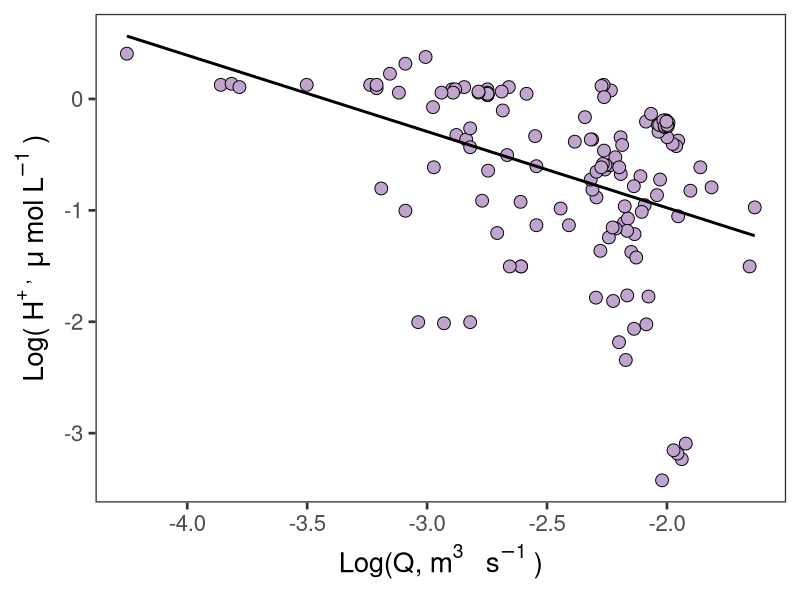
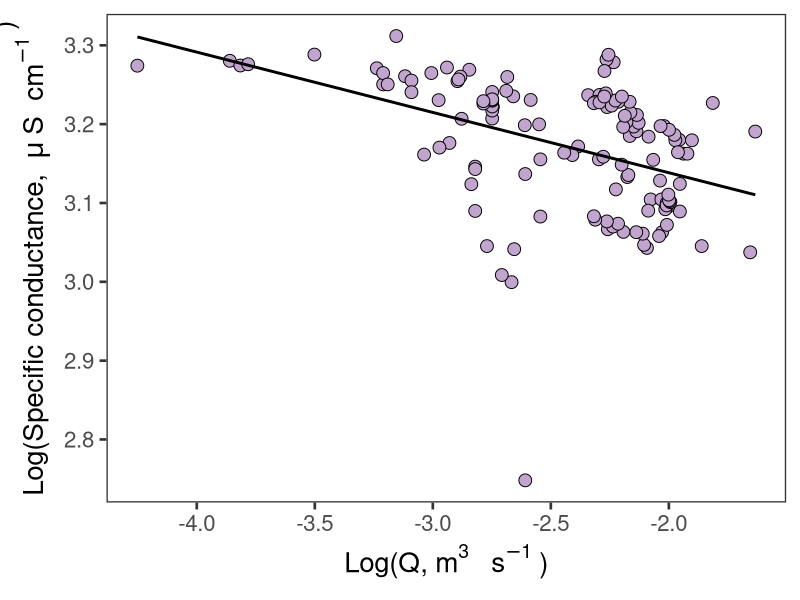
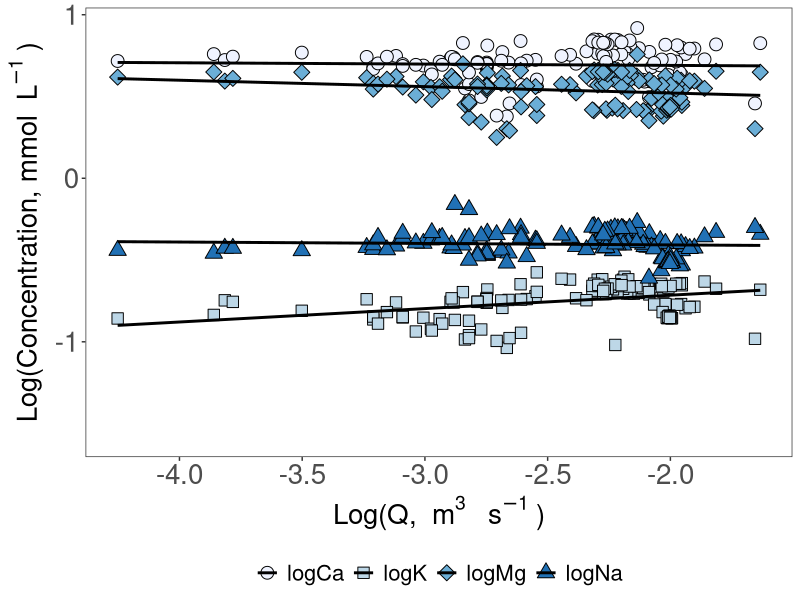
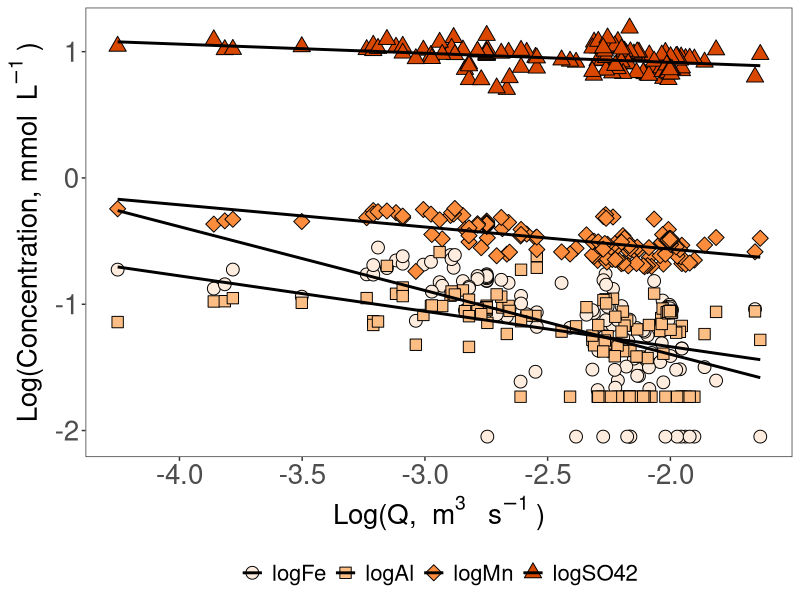
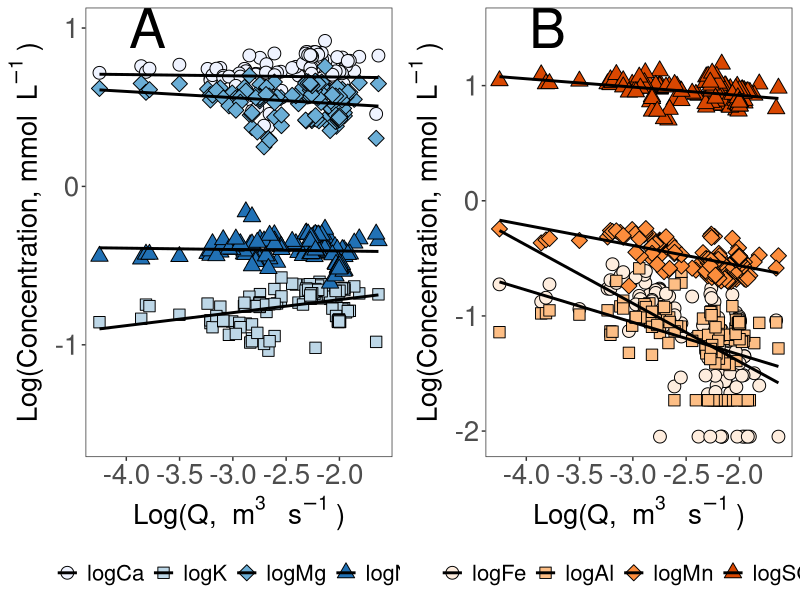
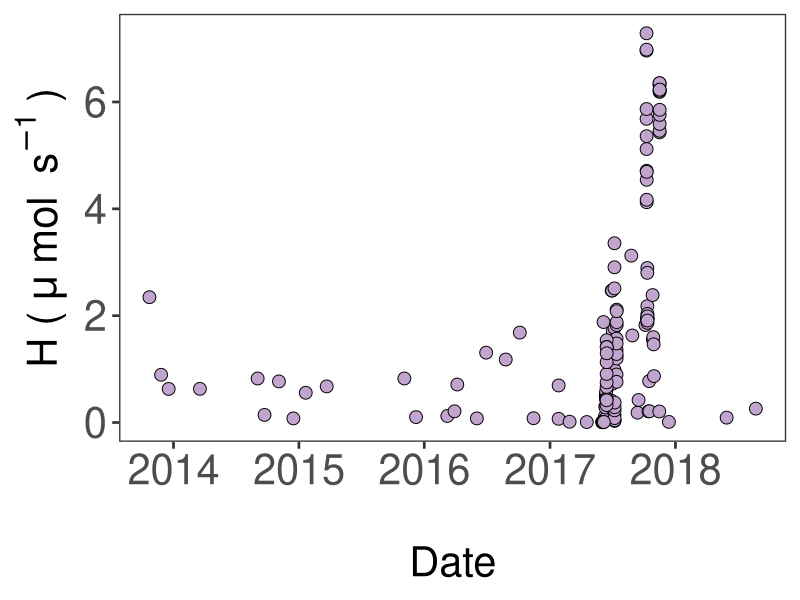
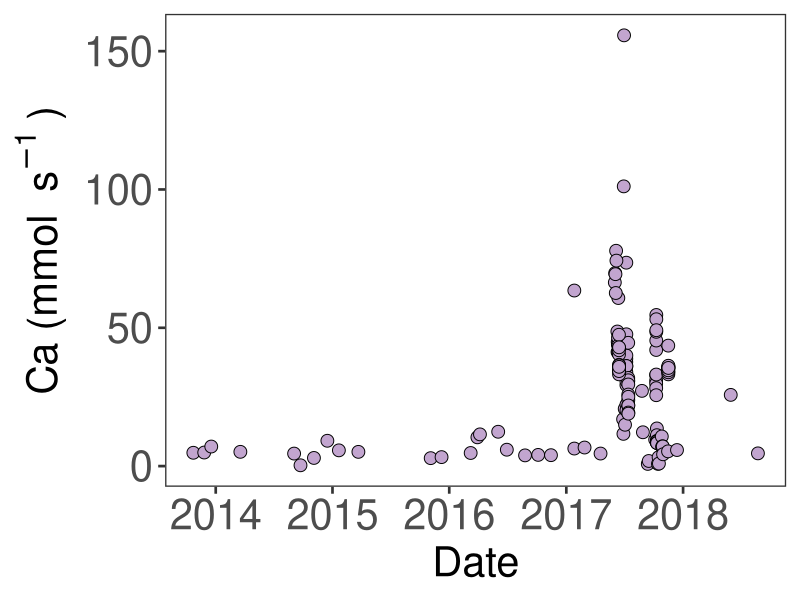
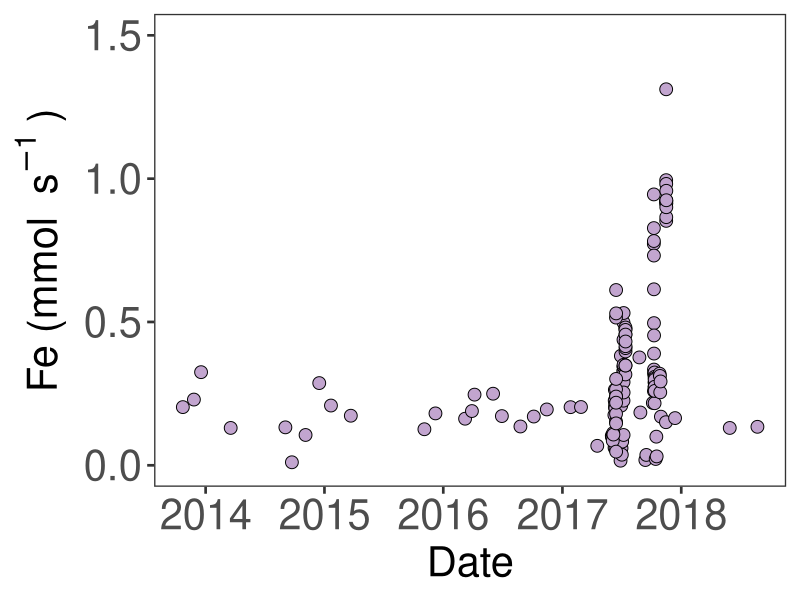

The R script that drew these images, in order:
# Rename columns to be R friendly

newname<-c("sample_name","date_and_time","Q_m3s","Al_mgL","Ca_mgL","Fe_mgL","K_mgL","Mg_mgL","Mn_mgL","Na_mgL","SO42_mgL","pH","EC")
CQ<-read.csv(file="CQ.csv",header=TRUE)
colnames(CQ)<-newname

#Transform mg/L to mmol/L

CQ$Al_mmolL<-(CQ$Al_mgL/26.982)
CQ$Ca_mmolL<-(CQ$Ca_mgL/40.08)
CQ$Fe_mmolL<-(CQ$Fe_mgL/55.845)
CQ$K_mmolL<-(CQ$K_mgL/39.099)
CQ$Mg_mmolL<-(CQ$Mg_mgL/24.305)
CQ$Mn_mmolL<-(CQ$Mn_mgL/54.938)
CQ$Na_mmolL<-(CQ$Na_mgL/22.99)
CQ$SO42_mmolL<-(CQ$SO42_mgL/96.06)

#Transform pH to H+ mg/L

CQ$H_mgL<-(10^(-1*CQ$pH))

#H mg/L to mu/L
CQ$H_umolL<-((1000/1.008)*CQ$H_mgL)

#Take the log of everything

CQ$logQ<-(log10(CQ$Q_m3s))
CQ$logAl<-(log10(CQ$Al_mmolL))
CQ$logCa<-(log10(CQ$Ca_mmolL))
CQ$logFe<-(log10(CQ$Fe_mmolL))
CQ$logK<-(log10(CQ$K_mmolL))
CQ$logMg<-(log10(CQ$Mg_mmolL))
CQ$logMn<-(log10(CQ$Mn_mmolL))
CQ$logNa<-(log10(CQ$Na_mmolL))
CQ$logSO42<-(log10(CQ$SO42_mmolL))
CQ$logH<-(log10(CQ$H_umolL))
CQ$logEC<-(log10(CQ$EC))

#write to csv
write.csv(CQ,"CQdata.csv")

#H+ plot
library(ggplot2)
pal="#c2a5cf"
shape1=21
CQH<-ggplot(CQ, aes(logQ,logH))+
  geom_point(colour="black",size=4, fill=pal, pch=shape1)+
  theme_bw(base_size=20)+
  theme(panel.grid.major = element_blank(), panel.grid.minor = element_blank())+
  guides(fill=guide_legend(title="Depth (cm)"))+
  xlab("\nLog(Q,"~m^3~" "~s^-1~")")+
  ylab("Log("~H^+~", "~mu~"mol"~L^-1~")")+
  geom_smooth(method=lm,colour="black",se=FALSE)
#Call the graph
CQH
pHregression<-lm(logH~logQ,data=CQ)
pHregression
summary(pHregression)

#save to pdf
pdf("CQH.pdf",height=6,width=8)
CQH
dev.off()

#EC plot
library(ggplot2)
pal="#c2a5cf"
shape1=21
CQEC<-ggplot(CQ, aes(logQ,logEC))+
  geom_point(colour="black",size=4, fill=pal, pch=shape1)+
  theme_bw(base_size=20)+
  theme(panel.grid.major = element_blank(), panel.grid.minor = element_blank())+
  guides(fill=guide_legend(title="Depth (cm)"))+
  xlab("\nLog(Q,"~m^3~" "~s^-1~")")+
  ylab("Log(Specific conductance, "~mu~"S "~cm^-1~")\n")+
  geom_smooth(method=lm,colour="black",se=FALSE)
#Call the graph
CQEC

ECregression<-lm(logEC~logQ,data=CQ)
ECregression
summary(ECregression)

#save to pdf
pdf("CQEC.pdf",height=6,width=8)
CQEC
dev.off()

#Reshape the data for basecation CQ plot
CQvarsforbasemelt<-c("logQ","logCa","logK","logMg","logNa")
CQforbasemelt<-CQ[CQvarsforbasemelt]
library(reshape2)
longbaseCQ<-melt(CQforbasemelt,id.vars=c("logQ"),variable.name="ion",value.name="concentration")

#All base cations plot
library(ggplot2)
pal<-c("#eff3ff","#bdd7e7","#6baed6","#2171b5")
shape1<-c(21,22,23,24)
CQbasecat<-ggplot(longbaseCQ, aes(x=logQ,y=concentration,fill=as.factor(ion),shape=as.factor(ion)))+
  geom_point(colour="black",size=4)+
  scale_shape_manual(values=shape1)+    
  scale_fill_manual(values=pal)+
  geom_smooth(method=lm,colour="black",se=FALSE)+
  theme_bw()+
  theme(text = element_text(size=20))+
  theme(axis.text=element_text(size=20))+
  theme(panel.grid.major = element_blank(), panel.grid.minor = element_blank())+
  theme(legend.position="bottom")+
  theme(legend.title=element_blank())+
  guides(fill=guide_legend(title="ion"),shape=guide_legend(title="ion"))+
  xlab("\nLog(Q, "~m^3~" "~s^-1~")")+
  ylab("Log(Concentration, mmol "~L^-1~")")

#Call the graph
CQbasecat

Caregression<-lm(logCa~logQ,data=CQ)
Caregression
summary(Caregression)

Mgregression<-lm(logMg~logQ,data=CQ)
Mgregression
summary(Mgregression)

Naregression<-lm(logNa~logQ,data=CQ)
Naregression
summary(Naregression)

Kregression<-lm(logK~logQ,data=CQ)
Kregression
summary(Kregression)

#Reshape the data for AMD CQ plot
CQvarsforamdmelt<-c("logQ","logFe","logAl","logMn","logSO42")
CQforamdmelt<-CQ[CQvarsforamdmelt]
library(reshape2)
longamdCQ<-melt(CQforamdmelt,id.vars=c("logQ"),variable.name="ion",value.name="concentration")

#Plot amd derived CQ (Fe, Mn, Al, SO42-)
#All CQ ions plot
#Add in lines and why is the legend not working?
library(ggplot2)
pal<-c("#feedde","#fdbe85","#fd8d3c","#d94701")
shape1<-c(21,22,23,24)
CQAMD<-ggplot(longamdCQ, aes(x=logQ,y=concentration,fill=as.factor(ion), shape=as.factor(ion)))+
  geom_point(colour="black",size=4)+
  scale_shape_manual(values=shape1)+    
  scale_fill_manual(values=pal)+
  geom_smooth(method=lm,colour="black",se=FALSE)+
  theme_bw()+
  theme(text = element_text(size=20))+
  theme(axis.text=element_text(size=20))+
  theme(panel.grid.major = element_blank(), panel.grid.minor = element_blank())+
  theme(legend.position="bottom")+
  theme(legend.title=element_blank())+
  guides(fill=guide_legend(title="ion"),shape=guide_legend(title="ion"))+
  xlab("\nLog(Q, "~m^3~" "~s^-1~")")+
  ylab("Log(Concentration, mmol "~L^-1~")")
  

#Call the graph
CQAMD

Feregression<-lm(logFe~logQ,data=CQ)
Feregression
summary(Feregression)

Mnregression<-lm(logMn~logQ,data=CQ)
Mnregression
summary(Mnregression)

Alregression<-lm(logAl~logQ,data=CQ)
Alregression
summary(Alregression)

SO42regression<-lm(logSO42~logQ,data=CQ)
SO42regression
summary(SO42regression)

#Put CQ plots in one figure
library(gridExtra)
CQbasecat.1<-CQbasecat+annotate("text",x=-3.8,y=1,label="A",size=14)
CQAMD.1<-CQAMD+annotate("text",x=-3.8,y=1.5,label="B",size=14)

grid.arrange(arrangeGrob(CQbasecat.1,CQAMD.1, ncol=2, widths=c(1,1)))

#Save to PDF
pdf("CQgraphs.pdf",height=10,width=10)
grid.arrange(arrangeGrob(CQbasecat.1,CQAMD.1, ncol=2, widths=c(1,1)))
dev.off()

#Convert CQ to LQ

CQ$Ca_load <- CQ$Ca_mmolL*CQ$Q_m3s*1000
CQ$Fe_load <- CQ$Fe_mmolL*CQ$Q_m3s*1000
CQ$K_load <- CQ$K_mmolL*CQ$Q_m3s*1000
CQ$Mg_load <- CQ$Mg_mmolL*CQ$Q_m3s*1000
CQ$Mn_load <- CQ$Mn_mmolL*CQ$Q_m3s*1000
CQ$Na_load <- CQ$Na_mmolL*CQ$Q_m3s*1000
CQ$Al_load <- CQ$Al_mmolL*CQ$Q_m3s*1000
CQ$SO42_load <- CQ$SO42_mmolL*CQ$Q_m3s*1000
CQ$H_load <- CQ$H_umolL*CQ$Q_m3s*1000

#Log of loads
CQ$logCa_load <- log10(CQ$Ca_load)
CQ$logFe_load <- log10(CQ$Fe_load)
CQ$logK_load <- log10(CQ$K_load)
CQ$logMg_load <- log10(CQ$Mg_load)
CQ$logMn_load <- log10(CQ$Mn_load)
CQ$logNa_load <- log10(CQ$Na_load)
CQ$logAl_load <- log10(CQ$Al_load)
CQ$logSO42_load <- log10(CQ$SO42_load)
CQ$logH_load <- log10(CQ$H_load)

#newdate
library(lubridate)
CQ$newdate<-mdy_hm(CQ$date_and_time)

#Plot H load per date
library(ggplot2)
pal="#c2a5cf"
shape1=21
HLoad<-ggplot(CQ, aes(newdate,H_load))+
  geom_point(colour="black",size=4, fill=pal, pch=shape1)+
  theme_bw(base_size=20)+
  theme(text = element_text(size=30))+
  theme(axis.text=element_text(size=30))+
  theme(panel.grid.major = element_blank(), panel.grid.minor = element_blank())+
  xlab("\nDate")+
  ylab("H ("~mu~"mol "~s^-1~")")
#Call the graph
HLoad

#Save to PDF
pdf("HLoadbydate.pdf",height=10,width=10)
HLoad
dev.off()

#Plot Ca load per date
library(ggplot2)
pal="#c2a5cf"
shape1=21
CaLoad<-ggplot(CQ, aes(newdate,Ca_load))+
  geom_point(colour="black",size=4, fill=pal, pch=shape1)+
  theme_bw(base_size=20)+
  theme(text = element_text(size=30))+
  theme(axis.text=element_text(size=30))+
  theme(panel.grid.major = element_blank(), panel.grid.minor = element_blank())+
  xlab("Date")+
  ylab("Ca (mmol "~s^-1~")")
#Call the graph
CaLoad

#Plot Fe load per date
library(ggplot2)
pal="#c2a5cf"
shape1=21
FeLoad<-ggplot(CQ, aes(newdate,Fe_load))+
  geom_point(colour="black",size=4, fill=pal, pch=shape1)+
  theme_bw(base_size=20)+
  theme(text = element_text(size=30))+
  theme(axis.text=element_text(size=30))+
  theme(panel.grid.major = element_blank(), panel.grid.minor = element_blank())+
  xlab("Date")+
  ylim(0,1.5)+
  ylab("Fe (mmol "~s^-1~")")
#Call the graph
FeLoad

#Plot K load per date
library(ggplot2)
pal="#c2a5cf"
shape1=21
KLoad<-ggplot(CQ, aes(newdate,K_load))+
  geom_point(colour="black",size=4, fill=pal, pch=shape1)+
  theme_bw(base_size=20)+
  theme(text = element_text(size=30))+
  theme(axis.text=element_text(size=30))+
  theme(panel.grid.major = element_blank(), panel.grid.minor = element_blank())+
  xlab("Date")+
  ylab("K (mmol "~s^-1~")")
#Call the graph
KLoad

#Plot Mg load per date
library(ggplot2)
pal="#c2a5cf"
shape1=21
MgLoad<-ggplot(CQ, aes(newdate,Mg_load))+
  geom_point(colour="black",size=4, fill=pal, pch=shape1)+
  theme_bw(base_size=20)+
  theme(text = element_text(size=30))+
  theme(axis.text=element_text(size=30))+
  theme(panel.grid.major = element_blank(), panel.grid.minor = element_blank())+
  xlab("Date")+
  ylab("Mg (mmol "~s^-1~")")
#Call the graph
MgLoad

#Plot Mn load per date
library(ggplot2)
pal="#c2a5cf"
shape1=21
MnLoad<-ggplot(CQ, aes(newdate,Mn_load))+
  geom_point(colour="black",size=4, fill=pal, pch=shape1)+
  theme_bw(base_size=20)+
  theme(text = element_text(size=30))+
  theme(axis.text=element_text(size=30))+
  theme(panel.grid.major = element_blank(), panel.grid.minor = element_blank())+
  xlab("Date")+
  ylab("Mn (mmol "~s^-1~")")
#Call the graph
MnLoad

#Plot Na load per date
library(ggplot2)
pal="#c2a5cf"
shape1=21
NaLoad<-ggplot(CQ, aes(newdate,Na_load))+
  geom_point(colour="black",size=4, fill=pal, pch=shape1)+
  theme_bw(base_size=20)+
  theme(text = element_text(size=30))+
  theme(axis.text=element_text(size=30))+
  theme(panel.grid.major = element_blank(), panel.grid.minor = element_blank())+
  xlab("Date")+
  ylab("Na (mmol "~s^-1~")")
#Call the graph
NaLoad

#Plot Al load per date
library(ggplot2)
pal="#c2a5cf"
shape1=21
AlLoad<-ggplot(CQ, aes(newdate,Al_load))+
  geom_point(colour="black",size=4, fill=pal, pch=shape1)+
  theme_bw(base_size=20)+
  theme(text = element_text(size=30))+
  theme(axis.text=element_text(size=30))+
  theme(panel.grid.major = element_blank(), panel.grid.minor = element_blank())+
  xlab("Date")+
  ylim(0,1.5)+
  ylab("Al (mmol "~s^-1~")")
#Call the graph
AlLoad

#Plot SO42 load per date
library(ggplot2)
pal="#c2a5cf"
shape1=21
SO42Load<-ggplot(CQ, aes(newdate,SO42_load))+
  geom_point(colour="black",size=4, fill=pal, pch=shape1)+
  theme_bw(base_size=20)+
  theme(text = element_text(size=30))+
  theme(axis.text=element_text(size=30))+
  theme(panel.grid.major = element_blank(), panel.grid.minor = element_blank())+
  xlab("Date")+
  ylab("S"~O[4]^-2~" (mmol "~s^-1~")")
#Call the graph
SO42Load


#Put all load by date plots in one figure
library(gridExtra)
library(lubridate)
startdate<-"2017-06-12"
xposition<-date(startdate)
CaLoad.1<-CaLoad+guides(fill=FALSE,shape=FALSE)+annotate("text",x=xposition,y=8,label="E",size=14)
FeLoad.1<-FeLoad+guides(fill=FALSE,shape=FALSE)+annotate("text",x=xposition,y=0.28,label="A",size=14)
KLoad.1<-KLoad+guides(fill=FALSE,shape=FALSE)+annotate("text",x=xposition,y=0.35,label="G",size=14)
MgLoad.1<-MgLoad+guides(fill=FALSE,shape=FALSE)+annotate("text",x=xposition,y=5.5,label="F",size=14)
MnLoad.1<-MnLoad+guides(fill=FALSE,shape=FALSE)+annotate("text",x=xposition,y=0.6,label="B",size=14)
NaLoad.1<-NaLoad+guides(fill=FALSE,shape=FALSE)+annotate("text",x=xposition,y=0.7,label="H",size=14)
AlLoad.1<-AlLoad+guides(fill=FALSE,shape=FALSE)+annotate("text",x=xposition,y=0.19,label="C",size=14)
SO42Load.1<-SO42Load+guides(fill=FALSE,shape=FALSE)+annotate("text",x=xposition,y=15,label="D",size=12.5)
grid.arrange(arrangeGrob(FeLoad,MnLoad,AlLoad,SO42Load, CaLoad, MgLoad, KLoad, NaLoad, ncol=2, widths=c(1,1)))

#Save to PDF
pdf("Outloadbydate.pdf",height=20,width=25)
grid.arrange(arrangeGrob(FeLoad,MnLoad,AlLoad,SO42Load, CaLoad, MgLoad, KLoad, NaLoad, ncol=2, widths=c(1,1)))
dev.off()

#Reshape the data for LQ plot
LQvarsforamdmelt<-c("Q_m3s","H_load","Ca_load","Fe_load","Al_load","K_load","Mg_load","Mn_load","Na_load","SO42_load")
LQforamdmelt<-CQ[LQvarsforamdmelt]
library(reshape2)
longLQ<-melt(LQforamdmelt,id.vars=c("Q_m3s"),variable.name="ion",value.name="load")

#LQ for H
library(ggplot2)
pal="#c2a5cf"
shape1=21
HLQ<-ggplot(CQ, aes(logQ,logH_load))+
  geom_point(colour="black",size=4, fill=pal, pch=shape1)+
  theme_bw(base_size=20)+
  theme(text = element_text(size=30))+
  theme(axis.text=element_text(size=30))+
  theme(panel.grid.major = element_blank(), panel.grid.minor = element_blank())+
  xlab("log(Q, "~m^3~s^-1~")")+
  ylab("log(H, "~mu~"mol "~s^-1~")")
#Call the graph
HLQ

#Save to PDF
pdf("HLQ.pdf",height=10,width=10)
HLQ
dev.off()

#LQ for Ca
library(ggplot2)
pal="#c2a5cf"
shape1=21
CaLQ<-ggplot(CQ, aes(logQ,logCa_load))+
  geom_point(colour="black",size=4, fill=pal, pch=shape1)+
  theme_bw(base_size=20)+
  theme(text = element_text(size=30))+
  theme(axis.text=element_text(size=30))+
  theme(panel.grid.major = element_blank(), panel.grid.minor = element_blank())+
  xlab("log(Q, "~m^3~s^-1~")")+
  ylab("log(Ca, mmol "~s^-1~")")
#Call the graph
CaLQ

#LQ for Fe
library(ggplot2)
pal="#c2a5cf"
shape1=21
FeLQ<-ggplot(CQ, aes(logQ,logFe_load))+
  geom_point(colour="black",size=4, fill=pal, pch=shape1)+
  theme_bw(base_size=20)+
  theme(text = element_text(size=30))+
  theme(axis.text=element_text(size=30))+
  theme(panel.grid.major = element_blank(), panel.grid.minor = element_blank())+
  xlab("log(Q, "~m^3~s^-1~")")+
  ylab("log(Fe, mmol "~s^-1~")")
#Call the graph
FeLQ

#LQ for K
library(ggplot2)
pal="#c2a5cf"
shape1=21
KLQ<-ggplot(CQ, aes(logQ,logK_load))+
  geom_point(colour="black",size=4, fill=pal, pch=shape1)+
  theme_bw(base_size=20)+
  theme(text = element_text(size=30))+
  theme(axis.text=element_text(size=30))+
  theme(panel.grid.major = element_blank(), panel.grid.minor = element_blank())+
  xlab("log(Q, "~m^3~s^-1~")")+
  ylim(-1.5,1)+
  ylab("log(K, mmol "~s^-1~")")
#Call the graph
KLQ

#LQ for Mg
library(ggplot2)
pal="#c2a5cf"
shape1=21
MgLQ<-ggplot(CQ, aes(logQ,logMg_load))+
  geom_point(colour="black",size=4, fill=pal, pch=shape1)+
  theme_bw(base_size=20)+
  theme(text = element_text(size=30))+
  theme(axis.text=element_text(size=30))+
  theme(panel.grid.major = element_blank(), panel.grid.minor = element_blank())+
  xlab("log(Q, "~m^3~s^-1~")")+
  ylab("log(Mg, mmol "~s^-1~")")
#Call the graph
MgLQ

#LQ for Mn
library(ggplot2)
pal="#c2a5cf"
shape1=21
MnLQ<-ggplot(CQ, aes(logQ,logMn_load))+
  geom_point(colour="black",size=4, fill=pal, pch=shape1)+
  theme_bw(base_size=20)+
  theme(text = element_text(size=30))+
  theme(axis.text=element_text(size=30))+
  theme(panel.grid.major = element_blank(), panel.grid.minor = element_blank())+
  xlab("log(Q, "~m^3~s^-1~")")+
  ylim(-1.5,1)+
  ylab("log(Mn, mmol "~s^-1~")")
#Call the graph
MnLQ

#LQ for Na
library(ggplot2)
pal="#c2a5cf"
shape1=21
NaLQ<-ggplot(CQ, aes(logQ,logNa_load))+
  geom_point(colour="black",size=4, fill=pal, pch=shape1)+
  theme_bw(base_size=20)+
  theme(text = element_text(size=30))+
  theme(axis.text=element_text(size=30))+
  theme(panel.grid.major = element_blank(), panel.grid.minor = element_blank())+
  xlab("log(Q, "~m^3~s^-1~")")+
  ylab("log(Na, mmol "~s^-1~")")
#Call the graph
NaLQ

#LQ for Al
library(ggplot2)
pal="#c2a5cf"
shape1=21
AlLQ<-ggplot(CQ, aes(logQ,logAl_load))+
  geom_point(colour="black",size=4, fill=pal, pch=shape1)+
  theme_bw(base_size=20)+
  theme(text = element_text(size=30))+
  theme(axis.text=element_text(size=30))+
  theme(panel.grid.major = element_blank(), panel.grid.minor = element_blank())+
  xlab("log(Q, "~m^3~s^-1~")")+
  ylab("log(Al, mmol "~s^-1~")")
#Call the graph
AlLQ

#LQ for SO42
library(ggplot2)
pal="#c2a5cf"
shape1=21
SO42LQ<-ggplot(CQ, aes(logQ,logSO42_load))+
  geom_point(colour="black",size=4, fill=pal, pch=shape1)+
  theme_bw(base_size=20)+
  theme(text = element_text(size=30))+
  theme(axis.text=element_text(size=30))+
  theme(panel.grid.major = element_blank(), panel.grid.minor = element_blank())+
  xlab("log(Q, "~m^3~s^-1~")")+
  ylab("log(S"~O[4]^-2~", mmol "~s^-1~")")
#Call the graph
SO42LQ

#Put all load by date plots in one figure
library(gridExtra)
grid.arrange(arrangeGrob(FeLQ,MnLQ,AlLQ,SO42LQ, CaLQ, MgLQ, KLQ, NaLQ, ncol=2, widths=c(1,1)))

#Save to PDF
pdf("OutLQ.pdf",height=20,width=25)
grid.arrange(arrangeGrob(FeLQ,MnLQ,AlLQ,SO42LQ, CaLQ, MgLQ, KLQ, NaLQ, ncol=2, widths=c(1,1)))
dev.off()
